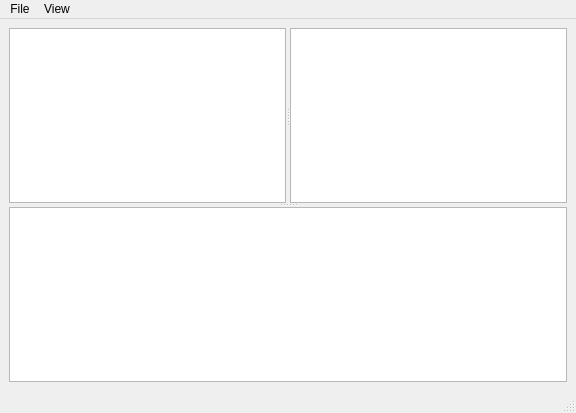
<?xml version="1.0" encoding="UTF-8"?>
<ui version="4.0">
 <class>MainWindow</class>
 <widget class="QMainWindow" name="MainWindow">
  <property name="geometry">
   <rect>
    <x>0</x>
    <y>0</y>
    <width>576</width>
    <height>413</height>
   </rect>
  </property>
  <property name="windowTitle">
   <string>MainWindow</string>
  </property>
  <widget class="QWidget" name="centralwidget">
   <layout class="QGridLayout" name="gridLayout">
    <item row="0" column="0">
     <widget class="QSplitter" name="splitter_2">
      <property name="orientation">
       <enum>Qt::Vertical</enum>
      </property>
      <widget class="QSplitter" name="splitter">
       <property name="orientation">
        <enum>Qt::Horizontal</enum>
       </property>
       <widget class="QTreeView" name="treeView">
        <property name="baseSize">
         <size>
          <width>0</width>
          <height>0</height>
         </size>
        </property>
       </widget>
       <widget class="PlotWidget" name="graphicsView"/>
      </widget>
      <widget class="QListView" name="listView"/>
     </widget>
    </item>
   </layout>
  </widget>
  <widget class="QMenuBar" name="menubar">
   <property name="geometry">
    <rect>
     <x>0</x>
     <y>0</y>
     <width>576</width>
     <height>23</height>
    </rect>
   </property>
   <widget class="QMenu" name="menuFile">
    <property name="title">
     <string>File</string>
    </property>
    <addaction name="actionOpen"/>
    <addaction name="actionExit"/>
   </widget>
   <widget class="QMenu" name="menuView">
    <property name="title">
     <string>View</string>
    </property>
    <addaction name="actionAdd_Plot"/>
   </widget>
   <addaction name="menuFile"/>
   <addaction name="menuView"/>
  </widget>
  <widget class="QStatusBar" name="statusbar"/>
  <action name="actionOpen">
   <property name="text">
    <string>Open</string>
   </property>
  </action>
  <action name="actionAdd_Plot">
   <property name="text">
    <string>Add Plot</string>
   </property>
  </action>
  <action name="actionExit">
   <property name="text">
    <string>Exit</string>
   </property>
  </action>
 </widget>
 <customwidgets>
  <customwidget>
   <class>PlotWidget</class>
   <extends>QGraphicsView</extends>
   <header>pyqtgraph</header>
  </customwidget>
 </customwidgets>
 <resources/>
 <connections>
  <connection>
   <sender>treeView</sender>
   <signal>doubleClicked(QModelIndex)</signal>
   <receiver>MainWindow</receiver>
   <slot>onTreeViewDbClicked()</slot>
   <hints>
    <hint type="sourcelabel">
     <x>203</x>
     <y>127</y>
    </hint>
    <hint type="destinationlabel">
     <x>313</x>
     <y>387</y>
    </hint>
   </hints>
  </connection>
 </connections>
 <slots>
  <slot>onTreeViewDbClicked()</slot>
 </slots>
</ui>
